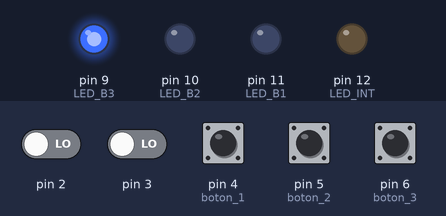
A sketch run on a simulated Arduino Uno, built with avr-gcc and run on an emulated ATmega328P. On the bench: output pins drawn as LEDs (lit = HIGH). Dashed ring = blinking. The test bench sets the inputs (shaded band); at power-on: pin 4 (boton_1) HIGH, pin 2, pin 3, pin 5 (boton_2), pin 6 (boton_3) LOW.

Above: at 1.2 s.
1.3 s: pin 4 (boton_1) pulled LOW for 0.15 s
At 1.8 s:
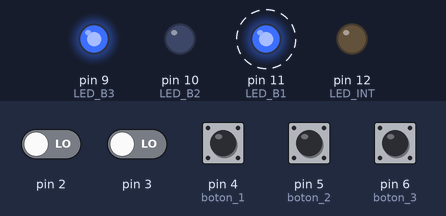
4.4 s: pin 2 driven HIGH
At 5.1 s:
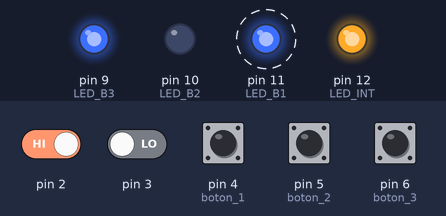
7.4 s: pin 5 (boton_2) pulled HIGH for 1 s
At 8.3 s:
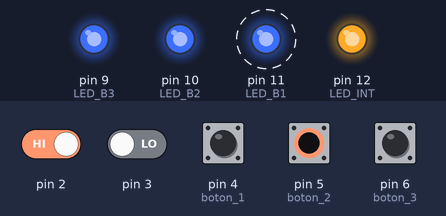
11.4 s: pin 3 driven HIGH
At 14.1 s:
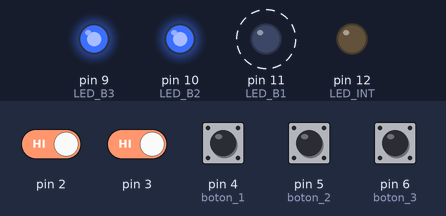
14.4 s: pin 6 (boton_3) pulled HIGH for 0.15 s
At 14.9 s:
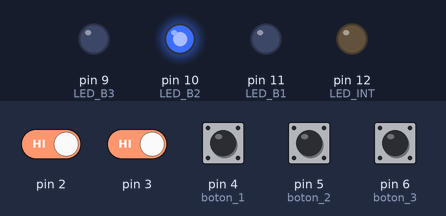
16.0 s: pin 5 (boton_2) pulled HIGH for 0.15 s
At 16.6 s:
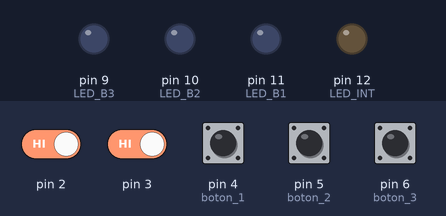
Timing chart, 0 to 18.6 s (numbered marks = the images above; inputs shaded):
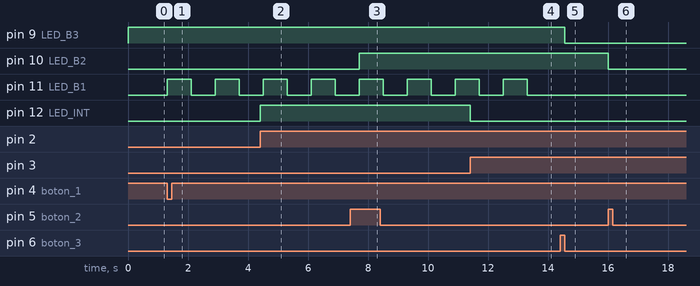

Measured:
- after the input at 1.3 s, pin 11 (LED_B1): alternates HIGH for 0.80 s and LOW for 0.80 s, starting at once
- after the input at 4.4 s, pin 12 (LED_INT): LOW → HIGH at once
- after the input at 7.4 s, pin 10 (LED_B2): LOW → HIGH after 0.30 s
- after the input at 11.4 s, pin 12 (LED_INT): HIGH → LOW at once
- after the input at 14.4 s, pin 9 (LED_B3): HIGH → LOW after 0.15 s
- after the input at 16.0 s, pin 10 (LED_B2): HIGH → LOW at once

The sketch:

entradas.ino
```cpp
////////////////////////////////////////////////////////////////////////////////////////////////////////////////
////////////////////////////////////////////////////////////////////////////////////////////////////////////////
//Ejemplo: cONFIGURACION de entradas PullUP/PullDOWN/INTERRUPCIONES - prof.martintorres@educ.ar - ETI Patagonia
////////////////////////////////////////////////////////////////////////////////////////////////////////////////
////////////////////////////////////////////////////////////////////////////////////////////////////////////////

const int boton_1 = 4;
const int boton_2 = 5;
const int boton_3 = 6;
const int LED_B3  = 9;
const int LED_B2  =10;
const int LED_B1  =11;
const int LED_INT =12;

int a;
//variables pulsador B1
        uint8_t valB1=0;
        int val_B1_viejo=1; //button old
        int val_B1_nuevo;   //buton new
        int L1_estado=0;    //led estado
//variables pulsador B2
        uint8_t valB2=0;
        int val_B2_viejo=0; //button old
        int val_B2_nuevo;   //buton new
        int L2_estado=0;    //led estado
//variables pulsador B3
        uint8_t valB3=0;
        int val_B3_viejo=1; //button old
        int val_B3_nuevo;   //buton new
        int L3_estado=0;    //led estado

////////////////////////////////////////////////////////////////////////////////
////////////////////////////////////////////////////////////////////////////////
void setup()
  {
  Serial.begin(9600);        // Para ver información en el Seria Monitor.
  //CONFIGURAMOS LA INTERRUPCION EN LOS PUERTOS 2 Y 3
  attachInterrupt(0, enciende, RISING); // 0 es la interrupción 0, es decir el pin 2
  attachInterrupt(1, apaga, RISING);    // 1 es la interrupción 1, es decir el pin 3
  //CONFIGURAMOS LOS PUERTOS COMO ENTRADAS
  pinMode(boton_1, INPUT_PULLUP); //pulsador que enciende Led B1 y esta seteada la entrada con la configuracion PullUP interna
  pinMode(boton_2, INPUT); //pulsador que enciende Led B2 y esta seteada la entrada con la configuracion externa PullDOWN
  pinMode(boton_3, INPUT); //pulsador que enciende Led B3 y esta seteada la entrada con la configuracion externa PullUP
  //CONFIGURAMOS LOS PUERTOS COMO SALIDAS
  pinMode(LED_B3, OUTPUT);   // led comandado por el pulsador B3
  pinMode(LED_B2, OUTPUT);   // led comandado por el pulsador B2
  pinMode(LED_B1, OUTPUT);   // led comandado por el pulsador B1
  pinMode(LED_INT, OUTPUT);   //  led comandado por el pulsador de interrupcion 2
  digitalWrite(LED_B3, LOW);
  digitalWrite(LED_B2, LOW);
  digitalWrite(LED_B1, LOW);
  //digitalWrite(LED_INT, LOW);
  }
////////////////////////////////////////////////////////////////////////////////
////////////////////////////////////////////////////////////////////////////////
void loop()
           {
           lecturaPULSADOR();
           CtrlSALIDAS();
           }

////////////////////////////////////////////////////////////////////////////////
////////////////////////////////////////////////////////////////////////////////
////////////////////////////////////////////////////////////////////////////////
void lecturaPULSADOR()
{
  ///////////////// LECTURA PULSADOR B1 /////////////////
     valB1 = digitalRead(boton_1);
        val_B1_nuevo = valB1;
///////////////// LECTURA PULSADOR B2 /////////////////
     valB2 = digitalRead(boton_2);
        val_B2_nuevo = valB2;
///////////////// LECTURA PULSADOR B3 /////////////////
     valB3 = digitalRead(boton_3);
        val_B3_nuevo = valB3;
}
////////////////////////////////////////////////////////////////////////////////
////////////////////////////////////////////////////////////////////////////////
////////////////////////////////////////////////////////////////////////////////
void CtrlSALIDAS()
{
//////////////////////////////////////////////////
/// CONTROL LED_B1 configurado PullUP interno ///

if (val_B1_nuevo == LOW && val_B1_viejo== HIGH)
   {
    if (L1_estado==0)
       {
        L1_estado=1;
         for (a = 0; a < 50; a++)
        {
        digitalWrite(LED_B1, HIGH);
        delay (800);
        lecturaPULSADOR();
        CtrlSALIDAS();
        digitalWrite(LED_B1, LOW);
        delay (800);
        lecturaPULSADOR();
        CtrlSALIDAS();
       }
       }
    else
       {
       digitalWrite(LED_B1, LOW);
       L1_estado=0;
       }
   }
   val_B1_viejo = val_B1_nuevo;
//////////////////////////////////////////////////
///CONTROL LED_B2 configurado PullDOWN externo///

if (val_B2_nuevo == HIGH && val_B2_viejo== LOW)
   {
    if (L2_estado==0)
       {
        L2_estado=1;
        digitalWrite(LED_B2, HIGH);
        }
    else
       {
       digitalWrite(LED_B2, LOW);
       L2_estado=0;
       }
   }
   val_B2_viejo = val_B2_nuevo;
//////////////////////////////////////////////////
/// CONTROL LED_B3 configurado PullUP externo ///

if (val_B3_nuevo == LOW && val_B3_viejo== HIGH)
   {
    if (L3_estado==0)
       {
        digitalWrite(LED_B3, HIGH);
        L3_estado=1;
       }
    else
       {
       digitalWrite(LED_B3, LOW);
       L3_estado=0;
       }
   }
   val_B3_viejo = val_B3_nuevo;
 }
////////////////////////////////////////////////////////////////////////////////
////////////////////////////////////////////////////////////////////////////////
////////////////////////////////////////////////////////////////////////////////
// Las rutinas de las interrupciones se llaman ISR.
void enciende() // Cuando hay interrupción 0 (terminal 2), actúa esta rutina.
{
  for (int i = 0; i < 50; i++)
        {
        digitalWrite(LED_INT, HIGH);
        }
}

void apaga()  // Cuando hay interrupción 1 (terminal 3), actúa esta rutina.
{
   digitalWrite(LED_INT, LOW);
   a=48;
}
////////////////////////////////////////////////////////////////////////////////
////////////////////////////////////////////////////////////////////////////////
////////////////////////////////////////////////////////////////////////////////
```
